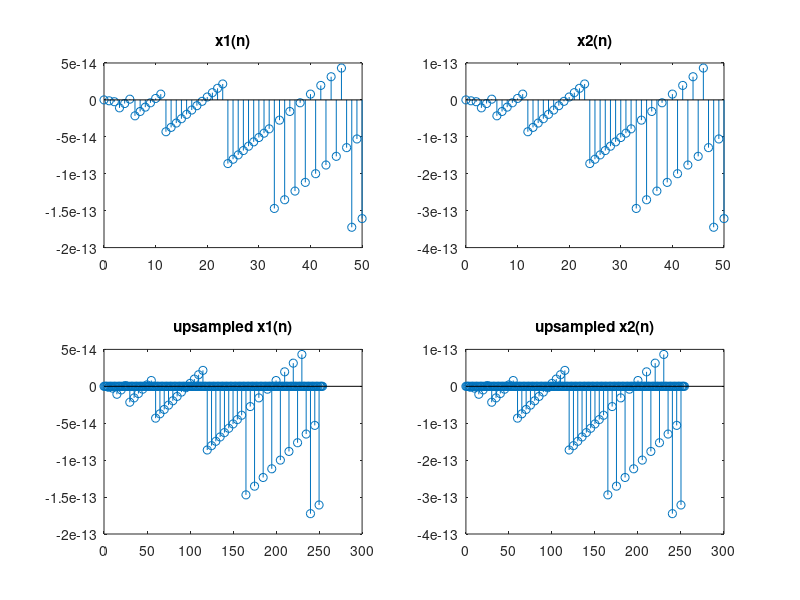

The MATLAB source for this figure:
N=51;
n=0:N-1;
N_Freq1=input('Enter the value of normalized frequency1: ');
x1=sin(2*pi*N_Freq1*n);
N_Freq2=input('Enter the value of normalized frequency2: '); 
N_Freq3=input('Enter the value of normalized frequency3: ');
x2=sin(2*pi*N_Freq2*n)+sin(2*pi*N_Freq3*n);
M=input('Value of up sampling factor: ');
y1=upsample(x1,M);
L1=length(y1);
y2=upsample(x2,M);
L2=length(y2);
subplot(2,2,1);
stem(0:N-1,x1(1:N));
title('x1(n)');
subplot(2,2,2);
stem(0:N-1,x2(1:N));
title('x2(n)');
subplot(2,2,3);
stem(0:L1-1,y1(1:L1));
title('upsampled x1(n)');
subplot(2,2,4);
stem(0:L2-1,y2(1:L2));
title('upsampled x2(n)')